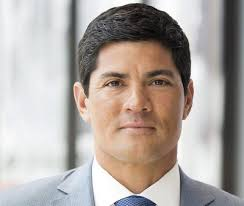
#> input picture opencv_dnn/image/marathon_02.jpg, 244 x 206 px
$ python 240328_haar_practice.py
#> lines starting #> are read from the running program, lines starting #| are printed output that depends on the picture; after the words box and inside, x2 and y2 are one past the last pixel; in counts of white or black regions, pixels touching at a corner belong together
import cv2
import numpy as np

"""
감지 함수
"""
def detectAndDisplay(frame):
    #채널이 많아지면 오류가 생길 수 있으므로 그레이 필터 적용
    frame_gray = cv2.cvtColor(frame, cv2.COLOR_RGB2GRAY)
    frame_gray = cv2.equalizeHist(frame_gray)
    #-- 감지
    faces = face_cascade.detectMultiScale(frame_gray)
    for (x,y,w,h) in faces:
        center = (x + w //2, y + h//2) #감지된 중앙 좌표
        frame = cv2.rectangle(frame, (x,y), (x+w, y+h), (0,255,0), 4) #감지후 네모로 표시
        faceROI = frame_gray[y:y+h, x:x+w] #찾아낸 얼굴만 가져와서 눈 찾으려고
        # IN each face, detect eyes
        # 눈 표시
        eyes = eyes_cascade.detectMultiScale(faceROI)
        for (x2,y2,w2,h2) in eyes:
            eye_center = (x + x2 + w2 //2, y + y2 + h2//2) #감지된 눈 중앙 좌표
            radius = int(round((w2+h2)/4))
            frame = cv2.circle(frame,eye_center,radius, (255,0,0),4)
    cv2.imshow('Capture - Face detection', frame)


img = cv2.imread("./image/marathon_02.jpg")
#> img is the input picture: shape (206, 244, 3); mean B, G, R 161.8, 166.9, 175.3

print(f'width : {img.shape[1]} pixels')
#| width : 244 pixels
print(f'height : {img.shape[0]} pixels')
#| height : 206 pixels
print(f'channels : {img.shape[2]} pixels')
#| channels : 3 pixels

(height, width) = img.shape[:2]
#> height = 206; width = 244

cv2.imshow("Original Image",img)

face_cascade_name = './data/haarcascades/haarcascade_frontalface_alt.xml'
eyes_cascade_name = './data/haarcascades/haarcascade_eye_tree_eyeglasses.xml'


face_cascade = cv2.CascadeClassifier()
eyes_cascade = cv2.CascadeClassifier()

if not face_cascade.load(cv2.samples.findFile(face_cascade_name)):
    print('--(!)Error loading face cascade')
    exit(0)
if not eyes_cascade.load(cv2.samples.findFile(eyes_cascade_name)):
    print('--(!)Error loading eyes cascade')
    exit(0)

detectAndDisplay(img)
#> in detectAndDisplay, `frame_gray = cv2.cvtColor(frame, cv2.COLOR_RGB2GRAY)`:
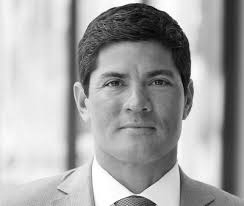
#> frame_gray: shape (206, 244); min 2, max 255, mean 166.3
#> in detectAndDisplay, `frame_gray = cv2.equalizeHist(frame_gray)`:
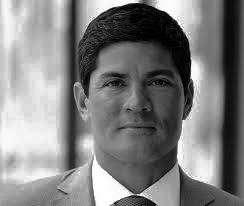
#> frame_gray: shape (206, 244); min 0, max 255, mean 128.3
#> in detectAndDisplay, `faces = face_cascade.detectMultiScale(frame_gray)`: faces = [[82, 41, 106, 106]]
#> the loop in detectAndDisplay, `for (x,y,w,h) in faces:` made 1 pass
#> (x, y, w, h, center, eyes) on pass 1: (82, 41, 106, 106, (135, 94), [[21, 32, 23, 23], [65, 30, 24, 24]])
#> pass 1, in detectAndDisplay, `frame = cv2.rectangle(frame, (x,y), (x+w, y+h), (0,255,0), 4)`:
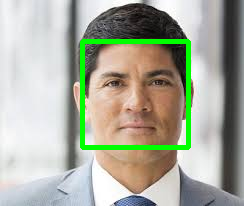
#> frame: shape (206, 244, 3); 4.19% of pixels changed, all inside (x1, y1, x2, y2) = (80, 39, 191, 150)
#> pass 1, in detectAndDisplay, `faceROI = frame_gray[y:y+h, x:x+w]`:
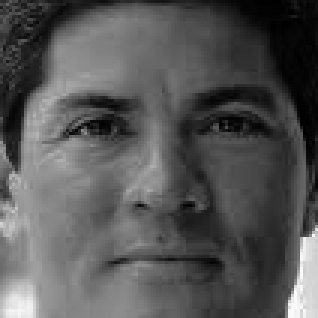
#> faceROI: shape (106, 106) (shown 3 times larger); min 0, max 252, mean 85.8
#> after the loop in detectAndDisplay, `for (x,y,w,h) in faces:`:
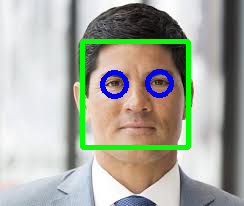
#> frame: shape (206, 244, 3); 1.47% of pixels changed, all inside (x1, y1, x2, y2) = (100, 69, 174, 99)

cv2.waitKey(0)
cv2.destroyAllWindows()

$ run again, with opencv_dnn/image/marathon_01.jpg copied over opencv_dnn/image/marathon_02.jpg
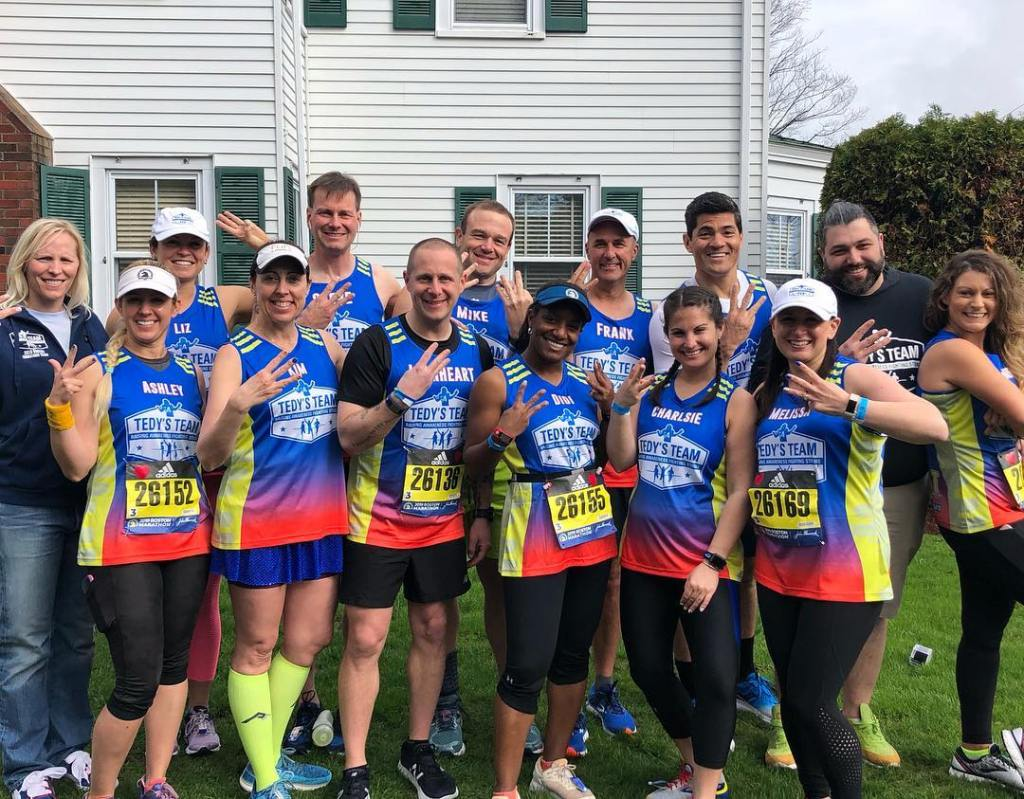
#> input picture opencv_dnn/image/marathon_01.jpg, 1024 x 799 px
#> img is the input picture: shape (799, 1024, 3); mean B, G, R 112.8, 114.2, 119.7
#| width : 1024 pixels
#| height : 799 pixels
#| channels : 3 pixels
#> in detectAndDisplay, `frame_gray = cv2.equalizeHist(frame_gray)`:
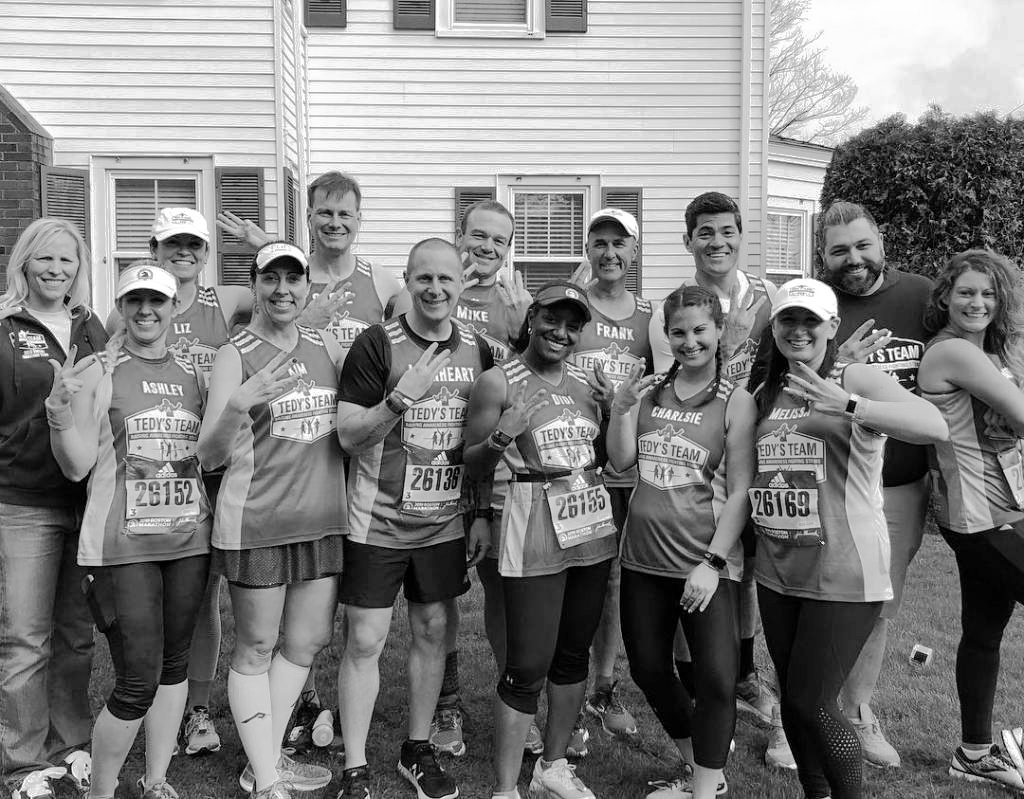
#> frame_gray: shape (799, 1024); min 0, max 255, mean 128.1
#> faces = [[586, 226, 49, 49], [309, 192, 54, 54], [689, 210, 57, 57], [463, 218, 53, 53], [822, 223, 64, 64], [28, 238, 56, 56], [253, 256, 60, 60], [407, 257, 57, 57], [949, 272, 55, 55], [660, 308, 59, 59], [113, 275, 63, 63]]
#> the loop in detectAndDisplay, `for (x,y,w,h) in faces:` made 11 passes
#> (x, y, w, h, center) on passes 1 to 8: (586, 226, 49, 49, (610, 250)), (309, 192, 54, 54, (336, 219)), (689, 210, 57, 57, (717, 238)), (463, 218, 53, 53, (489, 244)), (822, 223, 64, 64, (854, 255)), (28, 238, 56, 56, (56, 266)), (253, 256, 60, 60, (283, 286)), (407, 257, 57, 57, (435, 285))
#> after the loop in detectAndDisplay, `for (x,y,w,h) in faces:`:
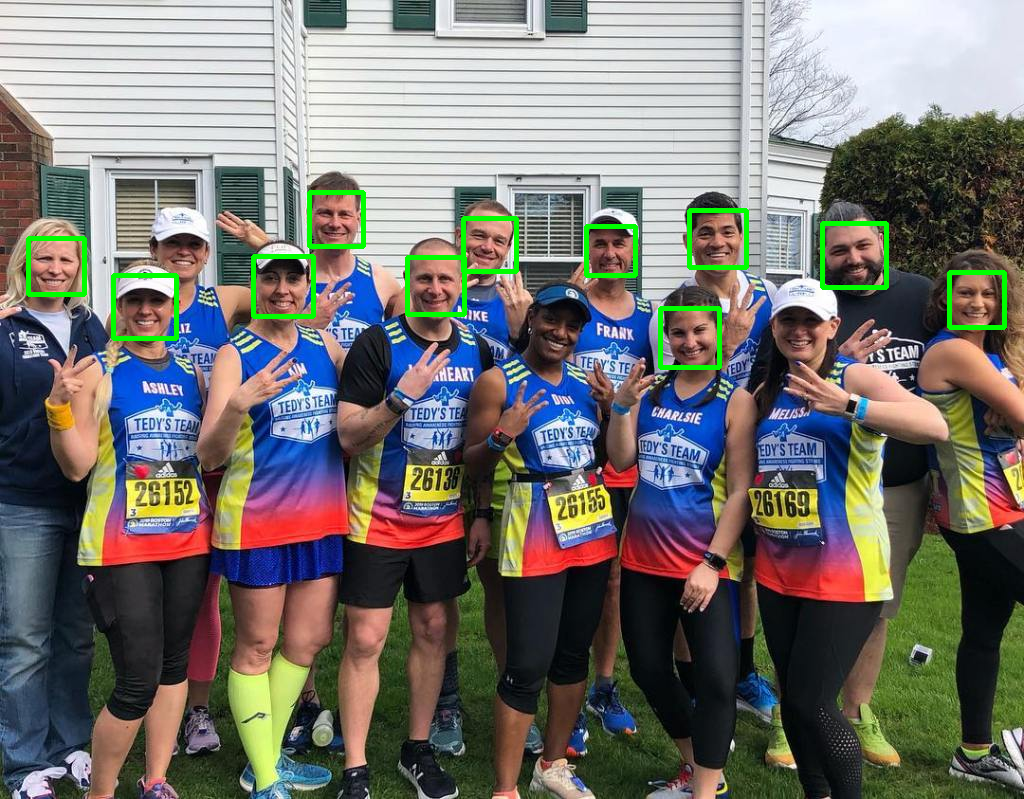
#> frame: shape (799, 1024, 3); mean B, G, R 111.2, 116.4, 117.7

$ run again, with opencv_dnn/image/marathon_03.jpg copied over opencv_dnn/image/marathon_02.jpg
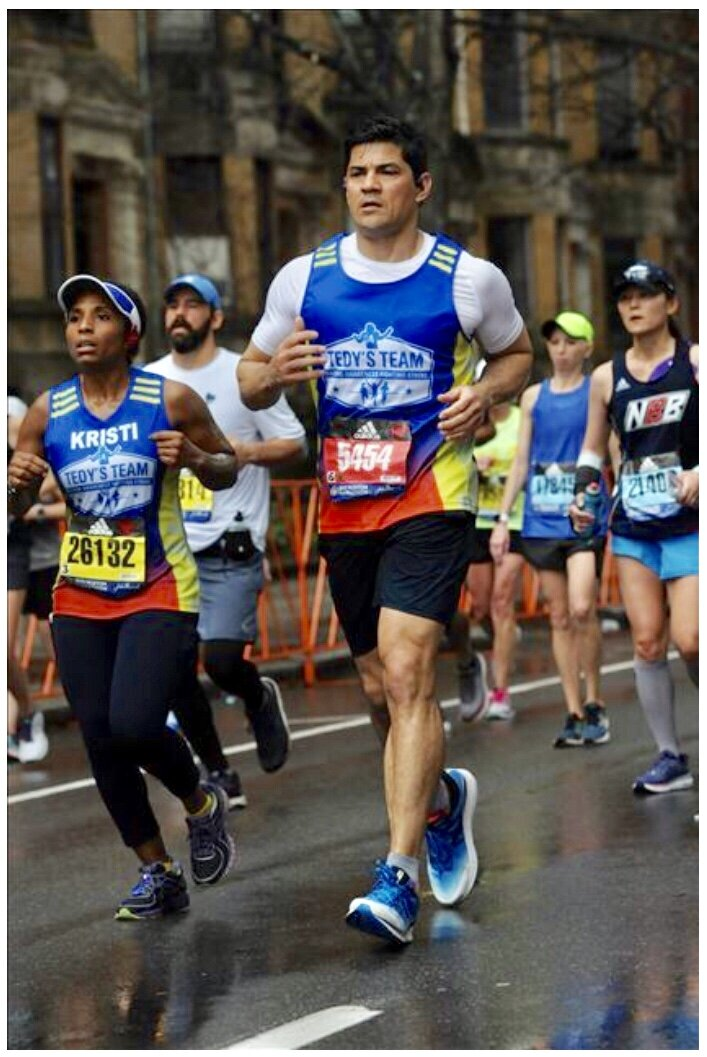
#> input picture opencv_dnn/image/marathon_03.jpg, 707 x 1057 px
#> img is the input picture: shape (1057, 707, 3); mean B, G, R 82.6, 86.1, 92.2
#| width : 707 pixels
#| height : 1057 pixels
#| channels : 3 pixels
#> in detectAndDisplay, `frame_gray = cv2.equalizeHist(frame_gray)`:
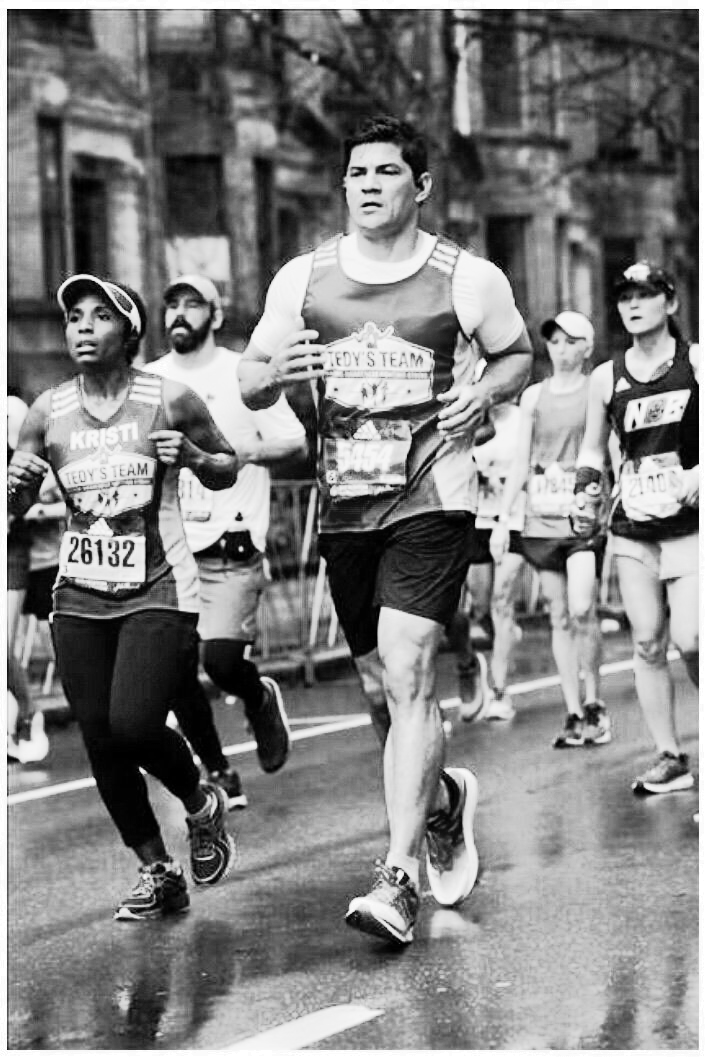
#> frame_gray: shape (1057, 707); min 0, max 255, mean 128.1
#> faces = [[628, 630, 34, 34], [156, 287, 50, 50], [56, 292, 61, 61], [609, 276, 54, 54], [334, 141, 79, 79]]
#> the loop in detectAndDisplay, `for (x,y,w,h) in faces:` made 5 passes
#> (x, y, w, h, center) on passes 1 to 5: (628, 630, 34, 34, (645, 647)), (156, 287, 50, 50, (181, 312)), (56, 292, 61, 61, (86, 322)), (609, 276, 54, 54, (636, 303)), (334, 141, 79, 79, (373, 180))
#> after the loop in detectAndDisplay, `for (x,y,w,h) in faces:`:
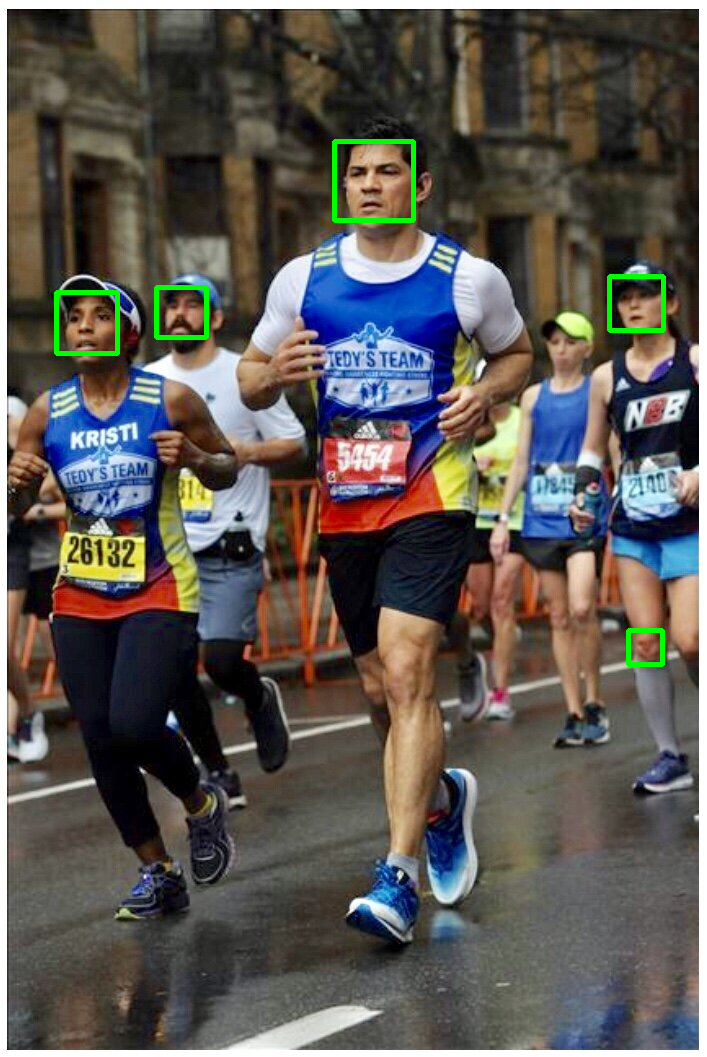
#> frame: shape (1057, 707, 3); mean B, G, R 82.2, 87.5, 91.7
